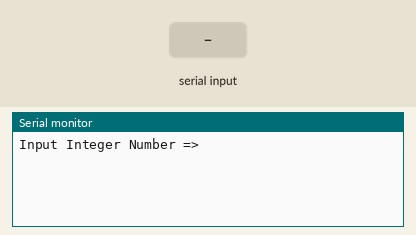
This sketch was run on a simulated Arduino Uno, built with avr-gcc and run on an emulated ATmega328P. On the bench: the last lines printed to the serial monitor. The test bench sets the inputs (shaded band).

Above: at 1.2 s.
1.3 s: "+" received over Serial
At 3.2 s:
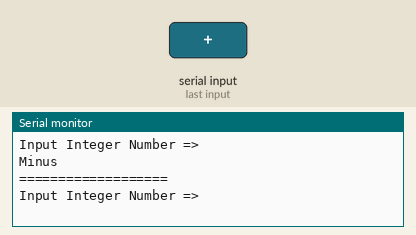
3.8 s: "90,45\n" received over Serial
At 4.7 s:
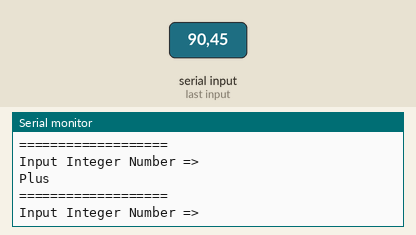

Measured:
- after the input at 1.3 s, the serial monitor: prints a new line after 1.0 s (image 1)
- after the input at 3.8 s, the serial monitor: prints a new line at once (image 2)

The sketch:

4-6.ino
```cpp
void setup() {
  // 시리얼 통신 속도 설정 : 속도 9600 bps, 8데이터 비트, 패리티 없음, 한 개의 스톱비트
 Serial.begin(9600) ;

}
void loop() {
      int num, opt;

      Serial.println("Input Integer Number =>");

     // PC에서 데이터가 전송되어 올때까지 기다린다.
      while(1) {
       if(Serial.available() > 0 ) break;
      }

      num = Serial.parseInt();
      opt = (num > 0) ? '+' : '-' ;
      (opt=='+') ? Serial.println("Plus ") : Serial.println("Minus");

    Serial.println("===================");
  }
```
